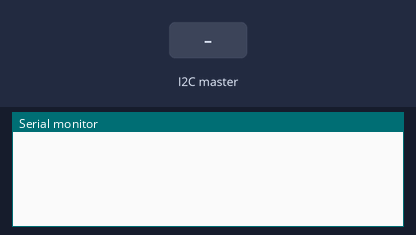
Simulated run of this sketch. Board: Arduino Uno, built with avr-gcc and run on an emulated ATmega328P. Shown: the last lines printed to the serial monitor. The inputs (shaded band) are chosen by the test bench.

Above: at 1.2 s.
1.3 s: the I2C master sends the byte 1
At 2.5 s:
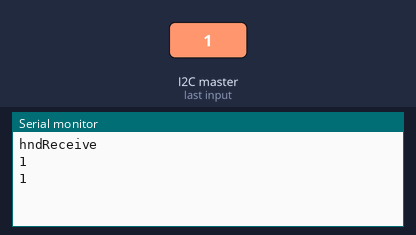
2.8 s: the I2C master sends the byte 0
At 3.8 s:
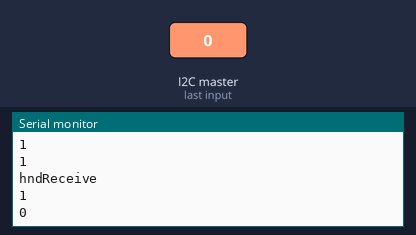

The sketch:

wire_test.ino
```cpp
#include <Wire.h>

void hndReceive(int c)
{
  Serial.println("hndReceive");
  Serial.println(c);


  int i = 0;
  unsigned char buf[16];
  while(Wire.available()) {
    buf[i] = Wire.read();
    Serial.print(buf[i]);
    Serial.print(" ");
    ++i;
  }
  Serial.println();
}
void hndRequest()
{
  Serial.println("hndRequest");

  //Wire.write(2);
  short h = 257;
  Wire.write((char *)&h, 2);
}


void setup()
{
  Wire.begin(8);
  Wire.onReceive(hndReceive);
  Wire.onRequest(hndRequest);

  Serial.begin(9600);
}

void loop()
{
  delay(15);
}
```

Measured:
- after the input at 1.3 s, the serial monitor: prints a new line at once (image 1)
- after the input at 2.8 s, the serial monitor: prints a new line at once (image 2)
